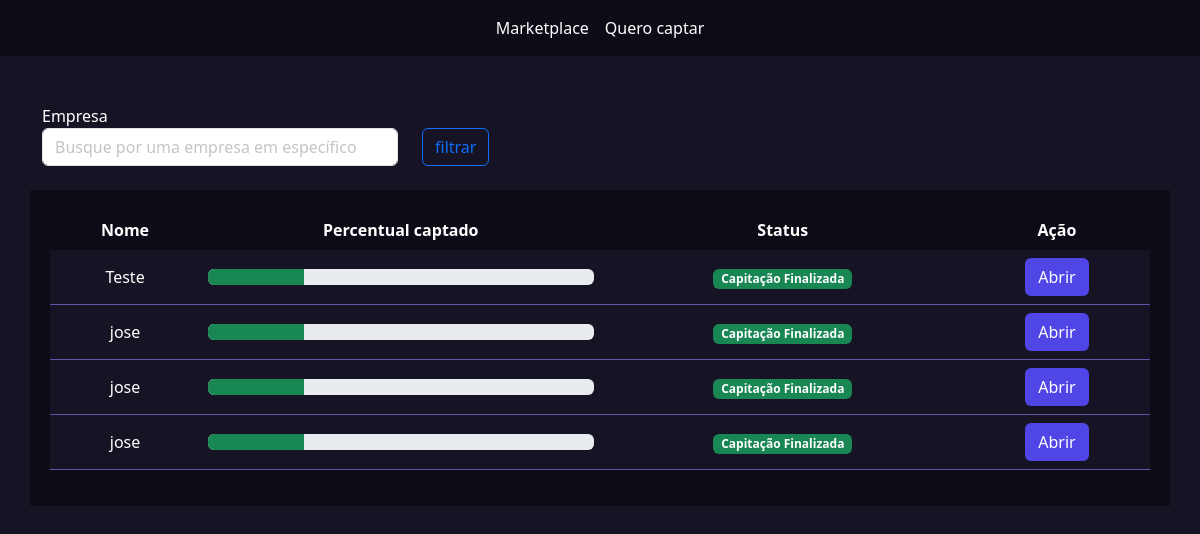
/empresarios/listar_empresas/ (signed in), run on the app's committed database.
### empresarios/models.py (models this page shows, shortened)
class Empresas(models.Model):
    tempo_existencia_choices = (
    ('-6', 'Menos de 6 meses'),
    ('+6', 'Mais de 6 meses'),
    ('+1', 'Mais de 1 ano'),
    ('+5', 'Mais de 5 anos')
    )
    estagio_choices = (
    ('I', 'Tenho apenas uma idea'),
    ('MVP', 'Possuo um MVP'),
    ('MVPP', 'Possuo um MVP com clientes pagantes'),
    ('E', 'Empresa pronta para escalar'),
    )
    area_choices = (
    ('ED', 'Ed-tech'),
    ('FT', 'Fintech'),
    ('AT', 'Agrotech'),
    )
    user = models.ForeignKey(User, on_delete=models.DO_NOTHING)
    nome = models.CharField(max_length=50)
    cnpj = models.CharField(max_length=30)
    site = models.URLField()
    tempo_existencia = models.CharField(max_length=2, choices=tempo_existencia_choices, default='-6')
    descricao = models.TextField()
    data_final_captacao = models.DateField()
    percentual_equity = models.IntegerField() # Percentual esperado
    estagio = models.CharField(max_length=4, choices=estagio_choices, default='I')
    area = models.CharField(max_length=3, choices=area_choices)
    publico_alvo = models.CharField(max_length=3)
    valor = models.DecimalField(max_digits=9, decimal_places=2) # Valor total a ser vendido
    pitch = models.FileField(upload_to='pitchs')
    logo = models.FileField(upload_to='logo')
    @property
    def status(self):
        if date.today() > self.data_final_captacao:
            return mark_safe('<span class="badge text-bg-success">Capitação Finalizada</span>')
        return mark_safe('<span class="badge text-bg-primary">Em capitação</span>')

### empresarios/views.py (the view)
# urls.py: path('listar_empresas/', views.listar_empresas, name='listar_empresas'),
@login_required(login_url='logar')
def listar_empresas(request):
    if request.method == "GET":
        empresas = Empresas.objects.filter(user = request.user)
        empresa = request.GET.get('empresa')
        if empresa:
            empresas = empresas.filter(nome__icontains=empresa)
        return render(request, 'listar_empresas.html', {'empresas':empresas})

### empresarios/templates/listar_empresas.html (shortened to what this page needs)
{% extends "base.html" %}
{% load static %}
{% block 'head' %}
<link rel="stylesheet" href="{% static 'empresarios/css/listar_empresas.css' %}">
<link rel="stylesheet" href="{% static 'usuarios/css/usuarios.css' %}">
{% endblock 'head' %}
{% block 'body' %}
    {% include "partials/barra_navegacao.html" %}
    <br><br>
    <div class="container">
        <div class="row">
            <div class="col-md-4">
                <form action="{% url 'listar_empresas' %}" method="GET">
                <label>Empresa</label>
                <input type="text" name="empresa" class="form-control" placeholder="Busque por uma empresa em específico">
            </div>
            <div class="col-md">
                <br>
                <input type="submit" value="filtrar" class="btn btn-outline-primary">
            </div>
        </div>
    </div>
    <br>
    <div class="container dark-color container_empresas">
        <table class="table">
            <thead >
              <tr class="cabecalho" style="background-color: transparent !important;">
                <th class="cabecalho" scope="col">Nome</th>
                <th class="cabecalho" scope="col">Percentual captado</th>
                <th class="cabecalho" scope="col">Status</th>
                <th class="cabecalho" scope="col">Ação</th>
              </tr>
            </thead>
            <tbody>
                {% for empresa in empresas %}
                    <tr class="linha">
                        <td class="linha">{{empresa.nome}}</td>
                        <td class="linha">
                            <div class="progress">
                                <div class="progress-bar bg-success" role="progressbar" style="width: 25%" aria-valuenow="25" aria-valuemin="0" aria-valuemax="100"></div>
                            </div>
                        </td>
                        <td class="linha">{{empresa.status}}</td>
                        <td class="linha"><a href="{% url 'empresa' empresa.id %}" class="btn btn-indigo-normal">Abrir</a></td>
                    </tr>
                {% endfor %}
            </tbody>
          </table>
    </div>
{% endblock 'body' %}

### static/geral/css/base.css (style rules this page uses)
:root { --main-color: #161424; --dark-color: #0D0C16; --contrast-color: #4F46E5; }
body { color: white !important; background-color: var(--main-color) !important; }
.dark-color { background-color: var(--dark-color); color: white !important; }

### static/empresarios/css/listar_empresas.css (style rules this page uses)
.container_empresas { padding: 20px; }
.table { border-collapse: collapse !important; width: 100%; }
.cabecalho { background-color: transparent !important; border: none; color: white !important; text-align: center; }
.linha { vertical-align: middle; padding: 24px; text-align: center; background-color: var(--main-color) !important; color: white !important; border-bottom: 1px solid #6154a8; }
th { background-color: var; }

### static/usuarios/css/usuarios.css (style rules this page uses)
.btn-indigo-normal { background-color: var(--contrast-color); color: white; }

### data on the page
Empresas: nome "Teste", status "Capitação Finalizada"
Empresas: nome "jose", status "Capitação Finalizada"
Empresas: nome "jose", status "Capitação Finalizada"
Empresas: nome "jose", status "Capitação Finalizada"
